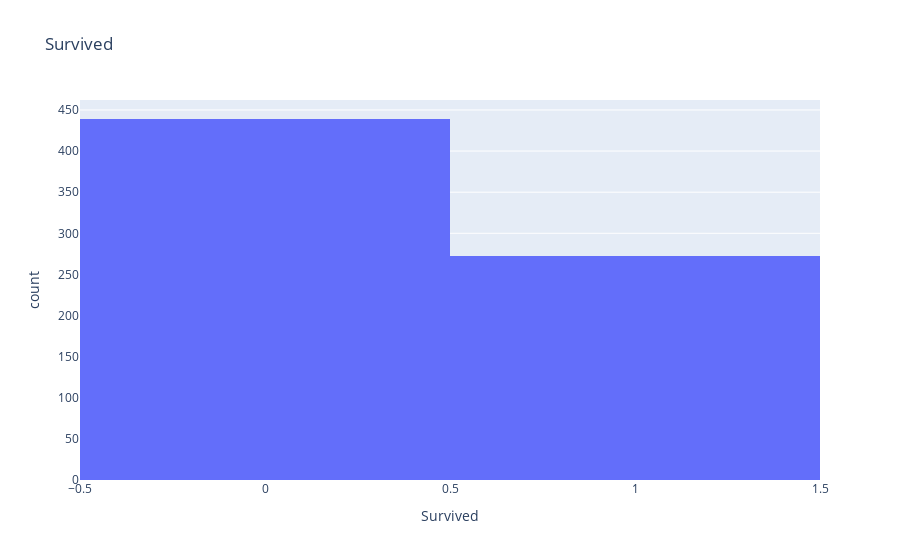

Source (notebook cell):
### Code cell
fig.show()

### Figure 1 — Plotly figure (JSON) as saved in the notebook; plotly's stock layout.template omitted (floating-point values rounded to 4 significant figures; data arrays with more than 128 entries replaced by an {"elided": "..."} marker saying what was removed)
{"data": [{"alignmentgroup": "True", "bingroup": "x", "hovertemplate": "Survived=%{x}<br>count=%{y}<extra></extra>", "legendgroup": "", "marker": {"color": "#636efa", "pattern": {"shape": ""}}, "name": "", "offsetgroup": "", "orientation": "v", "showlegend": false, "type": "histogram", "x": {"elided": "712 int values"}, "xaxis": "x", "yaxis": "y"}], "layout": {"barmode": "relative", "legend": {"tracegroupgap": 0}, "title": {"text": "Survived"}, "xaxis": {"anchor": "y", "domain": [0, 1], "title": {"text": "Survived"}}, "yaxis": {"anchor": "x", "domain": [0, 1], "title": {"text": "count"}}}}
